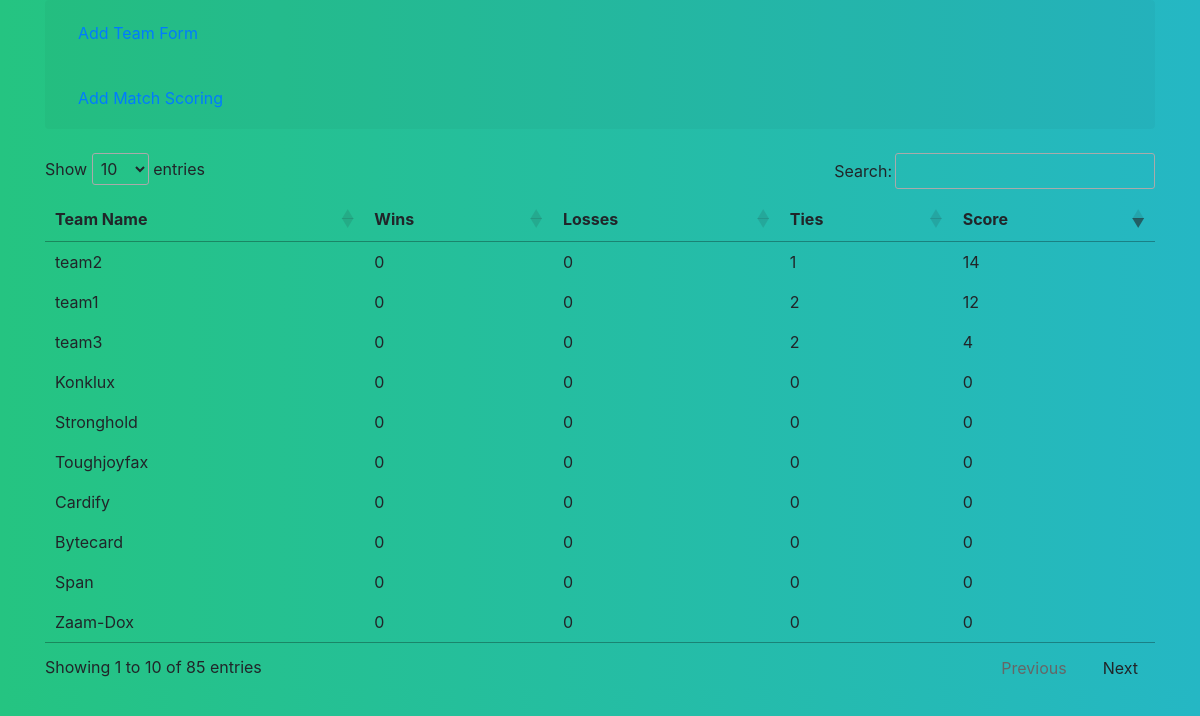
The page / on the database its author committed.
### leadboard/models.py (models this page shows, shortened)
class Teams(models.Model):
    team_name = models.CharField(max_length=200)
    wins = models.IntegerField(default=0)
    losses = models.IntegerField(default=0)
    ties = models.IntegerField(default=0)
    score = models.IntegerField(default=0)

### leadboard/views.py (the view)
# urls.py: path('', views.Home.as_view(),name='home'),
class Home(TemplateView):
    def get(self, request, *args, **kwargs):
        context = {}
        context['teams'] = Teams.objects.all()
        return render(request, 'home.html', context)

### templates/home.html (shortened to what this page needs)
<!DOCTYPE html>
<html lang="en">
<head>
    <link rel="stylesheet" href="https://stackpath.bootstrapcdn.com/bootstrap/4.5.2/css/bootstrap.min.css">
    <link rel="stylesheet" href="https://stackpath.bootstrapcdn.com/font-awesome/4.7.0/css/font-awesome.min.css">
    <link rel="stylesheet" href="https://cdn.datatables.net/1.10.22/css/jquery.dataTables.min.css">
</head>
<body>
    <div class="container">
        <div class="accordion" id="mycollapse">
            <div class="card">
              <div class="card-header" id="headingOne">
                <h2 class="mb-0">
                  <button class="btn btn-link" type="button" data-toggle="collapse" data-target="#add_team_collapse" aria-expanded="true" aria-controls="collapseOne">
                    Add Team Form
                  </button>
                </h2>
              </div>
            </div>
            <div class="card">
              <div class="card-header" id="headingTwo">
                <h2 class="mb-0">
                  <button class="btn btn-link collapsed" type="button" data-toggle="collapse" data-target="#collapseTwo" aria-expanded="false" aria-controls="collapseTwo">
                    Add Match Scoring
                  </button>
                </h2>
              </div>
            </div>
          </div>
    </div>
    <br>
    <div class="container">
        <table class="table table-hover" id='leadtable'>
            <thead>
              <tr>
                <th scope="col">Team Name</th>
                <th scope="col">Wins</th>
                <th scope="col">Losses</th>
                <th scope="col">Ties</th>
                <th scope="col">Score</th>
              </tr>
            </thead>
            <tbody>
                {% for team in teams %}
                    <tr>
                        <td>{{ team.team_name }}</td>
                        <td>{{ team.wins }}</td>
                        <td>{{ team.losses }}</td>
                        <td>{{ team.ties }}</td>
                        <td>{{ team.score }}</td>
                    </tr>
                {% endfor %}
            </tbody>
        </table>
    </div>
</body>
</html>

### templates/home.html (style rules this page uses)
body { background: linear-gradient(to right, #25c481, #25b7c4); }
#leadtable, table.dataTable tbody tr { background: transparent; }
table.table tbody tr td:first-child { cursor: pointer; }
.table td, .table th { border: none; }
.container .card { background: transparent; border: none; box-shadow: none; }

### rows shown on the page
Teams: team_name "team1", wins "0", losses "0", ties "2", score "12"
Teams: team_name "team2", wins "0", losses "0", ties "1", score "14"
Teams: team_name "team3", wins "0", losses "0", ties "2", score "4"
Teams: team_name "Konklux", wins "0", losses "0", ties "0", score "0"
Teams: team_name "Stronghold", wins "0", losses "0", ties "0", score "0"
Teams: team_name "Toughjoyfax", wins "0", losses "0", ties "0", score "0"
Teams: team_name "Cardify", wins "0", losses "0", ties "0", score "0"
Teams: team_name "Bytecard", wins "0", losses "0", ties "0", score "0"
Teams: team_name "Span", wins "0", losses "0", ties "0", score "0"
Teams: team_name "Zaam-Dox", wins "0", losses "0", ties "0", score "0"
